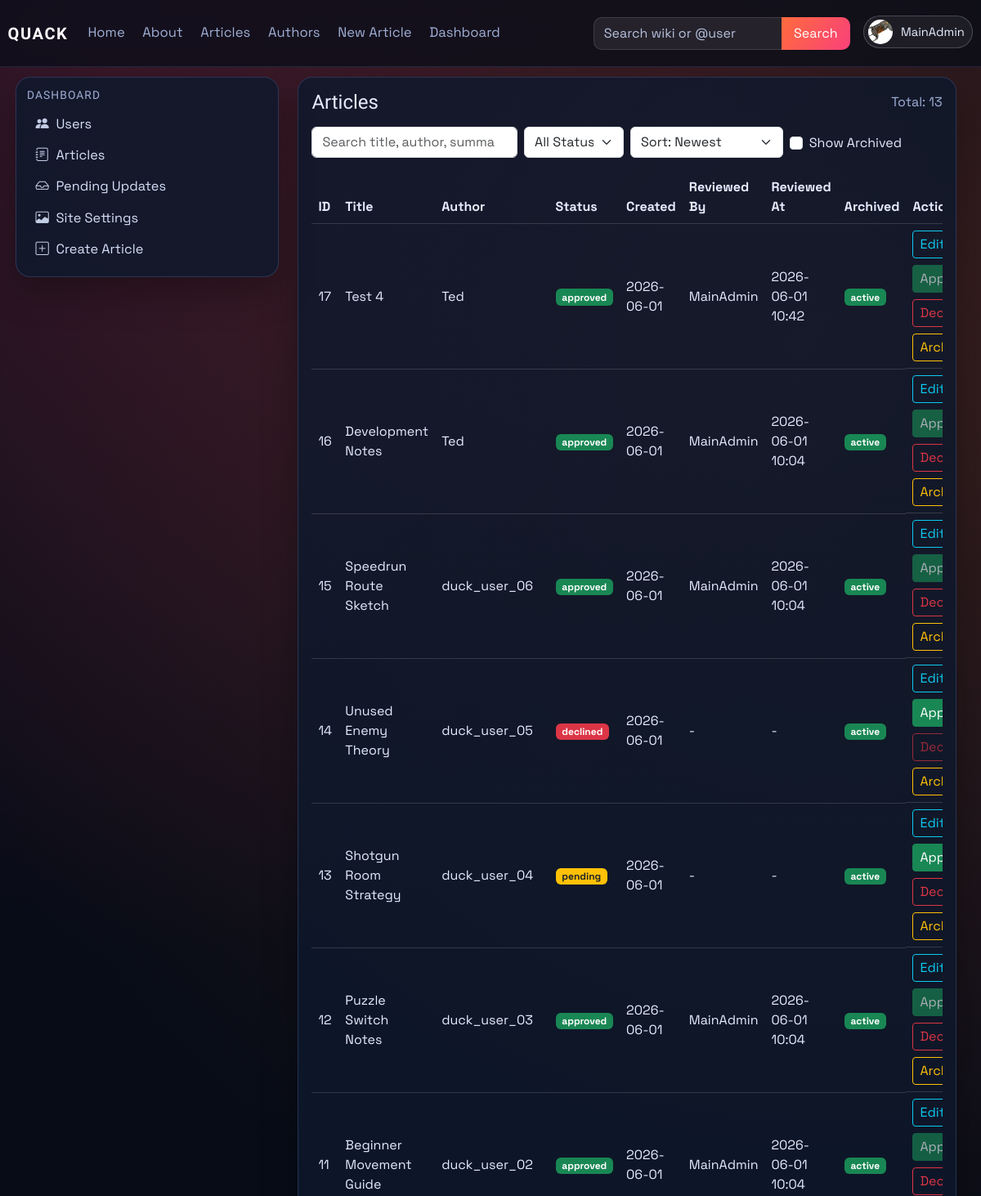
/dashboard/articles (signed in, upper part), run on an earlier commit of the app's database.
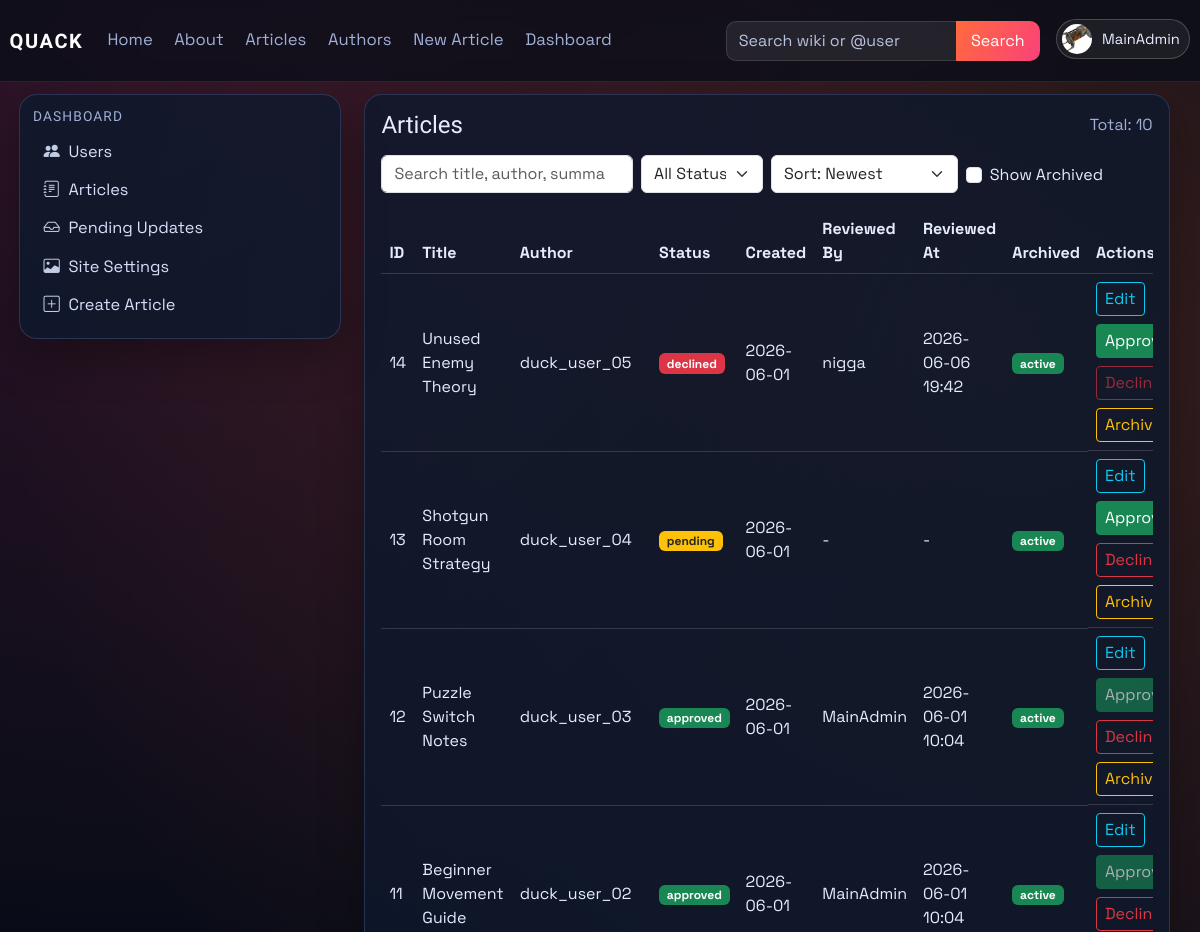
And on a later commit of the database.
### models.py (models this page shows, shortened)
class Article(db.Model):
    id = db.Column(db.Integer, primary_key=True)
    title = db.Column(db.String(120), unique=True, nullable=False)
    author = db.Column(db.String(120), nullable=False)
    created_at = db.Column(db.DateTime, default=datetime.utcnow)
    image_url = db.Column(db.String(120), default='default.png')
    summary = db.Column(db.Text)
    content = db.Column(db.Text, nullable=False)
    infobox_data = db.Column(db.Text, nullable=True)
    tags = db.Column(db.JSON, default=list)
    status = db.Column(db.String(20), default='pending', nullable=False)
    approved_by = db.Column(db.String(120), nullable=True)
    approved_at = db.Column(db.DateTime, nullable=True)
    is_archived = db.Column(db.Boolean, default=False, nullable=False)
    archived_at = db.Column(db.DateTime, nullable=True)

class User(db.Model, UserMixin):
    id = db.Column(db.Integer, primary_key=True)
    username = db.Column(db.String(120), unique=True, nullable=False)
    email = db.Column(db.String(120), unique=True, nullable=False)
    password_hash = db.Column(db.String(128), nullable=False)
    profile_image_url = db.Column(db.String(120), nullable=True)
    public_display_name = db.Column(db.String(80), nullable=True)
    public_bio = db.Column(db.Text, nullable=True)
    created_at = db.Column(db.DateTime, default=datetime.utcnow)
    role = db.Column(db.String(30), default='user')
    is_archived = db.Column(db.Boolean, default=False, nullable=False)
    archived_at = db.Column(db.DateTime, nullable=True)

### main.py (the view)
@app.route('/dashboard/articles')
@role_required(['admin', 'writer'])
def dashboard_articles():
    search = (request.args.get('q') or '').strip()
    status_filter = (request.args.get('status') or 'all').strip().lower()
    show_archived = request.args.get('show_archived') == '1'
    sort = (request.args.get('sort') or 'newest').strip().lower()
    query = Article.query
    if not show_archived:
        query = query.filter(Article.is_archived.is_(False))
    if status_filter in {'pending', 'approved', 'declined'}:
        query = query.filter(Article.status == status_filter)
    sort_map = {
        'newest': Article.created_at.desc(),
        'oldest': Article.created_at.asc(),
        'title_az': Article.title.asc(),
        'title_za': Article.title.desc(),
        'status_az': Article.status.asc(),
        'status_za': Article.status.desc(),
    }
    articles = query.order_by(sort_map.get(sort, Article.created_at.desc())).all()
    if search:
        articles = [article_obj for article_obj in articles if article_matches_search(article_obj, search)]
    article_links = {article_obj.id: article_public_url(article_obj) for article_obj in articles}
    author_users = active_users_by_username(article_obj.author for article_obj in articles)
    return render_template(
        'dashboard_articles.html',
        articles=articles,
        article_links=article_links,
        author_users=author_users,
        search=search,
        status_filter=status_filter,
        show_archived=show_archived,
        sort=sort,
    )

### main.py (called while the page is built)
def get_site_settings():
    settings = SiteSettings.query.get(1)
    if not settings:
        settings = SiteSettings(id=1)
        db.session.add(settings)
        db.session.commit()
    return settings

@app.context_processor
def inject_site_settings():
    return {'site_settings': get_site_settings()}

@login_manager.user_loader
def load_user(user_id):
    user = User.query.get(int(user_id))
    if user and user.is_archived:
        return None
    return user

def role_required(role_names: list):
    def decorator(func):
        @wraps(func)
        @login_required
        def wrapper(*args, **kwargs):
            if current_user.role not in role_names:
                abort(403)
            return func(*args, **kwargs)
        return wrapper
    return decorator

def article_public_url(article_obj: Article) -> str:
    if article_has_tag(article_obj, static_page_tag('about-us')):
        return url_for('about')
    return url_for('article', article_title=article_obj.title)

def normalize_identity(value: str) -> str:
    ascii_value = unicodedata.normalize('NFKD', value or '').encode('ascii', 'ignore').decode('ascii')
    return re.sub(r'[^a-z0-9]+', '', ascii_value.lower())

### templates/dashboard_articles.html (shortened to what the changed rows need)
{% extends "_base.html" %}
{% block content %}
<div class="container-fluid px-0">
    <section id="articles-section" class="card p-3">
        <div class="d-flex justify-content-between align-items-center mb-3">
            <h4 class="mb-0">Articles</h4>
            <span class="text-muted">Total: {{ articles|length }}</span>
        </div>
        <div class="table-responsive">
            <table class="table table-hover align-middle">
                <thead>
                    <tr>
                        <th>ID</th>
                        <th>Title</th>
                        <th>Author</th>
                        <th>Status</th>
                        <th>Created</th>
                        <th>Reviewed By</th>
                        <th>Reviewed At</th>
                        <th>Archived</th>
                        {% if current_user.role in ['admin', 'writer'] %}
                        <th>Actions</th>
                        {% endif %}
                    </tr>
                </thead>
                <tbody>
                    {% for article in articles %}
                    <tr>
                        <td>{{ article.id }}</td>
                        <td>
                            <a href="{{ article_links[article.id] }}">{{ article.title }}</a>
                        </td>
                        <td>
                            {% set author_user = author_users.get(article.author) %}
                            {% if author_user %}
                            <a href="{{ url_for('public_profile', username=author_user.username) }}">{{ author_user.public_display_name or author_user.username }}</a>
                            {% else %}
                            {{ article.author }}
                            {% endif %}
                        </td>
                        <td>
                            {% if article.status == 'approved' %}
                            <span class="badge bg-success">approved</span>
                            {% elif article.status == 'declined' %}
                            <span class="badge bg-danger">declined</span>
                            {% else %}
                            <span class="badge bg-warning text-dark">pending</span>
                            {% endif %}
                        </td>
                        <td>{{ article.created_at.strftime('%Y-%m-%d') if article.created_at else '-' }}</td>
                        <td>{{ article.approved_by or '-' }}</td>
                        <td>{{ article.approved_at.strftime('%Y-%m-%d %H:%M') if article.approved_at else '-' }}</td>
                        <td>
                            {% if article.is_archived %}
                            <span class="badge bg-secondary">archived</span>
                            {% else %}
                            <span class="badge bg-success">active</span>
                            {% endif %}
                        </td>
                        {% if current_user.role == 'admin' %}
                        <td class="d-flex gap-2 flex-wrap">
                            <a href="{{ url_for('edit_article', article_id=article.id) }}" class="btn btn-outline-info btn-sm">Edit</a>
                            <form method="POST" action="{{ url_for('approve', article_id=article.id) }}">
                                <button type="submit" class="btn btn-success btn-sm" {% if article.status == 'approved' or article.is_archived %}disabled{% endif %}>Approve</button>
                            </form>
                            <form method="POST" action="{{ url_for('decline', article_id=article.id) }}">
                                <button type="submit" class="btn btn-outline-danger btn-sm" {% if article.status == 'declined' or article.is_archived %}disabled{% endif %}>Decline</button>
                            </form>
                            <form method="POST" action="{{ url_for('toggle_archive_article', article_id=article.id) }}">
                                <button type="submit" class="btn btn-outline-warning btn-sm">{% if article.is_archived %}Restore{% else %}Archive{% endif %}</button>
                            </form>
                        </td>
                        {% elif current_user.role == 'writer' %}
                        <td>
                            <a href="{{ url_for('edit_article', article_id=article.id) }}" class="btn btn-outline-info btn-sm">Edit</a>
                        </td>
                        {% endif %}
                    </tr>
                    {% endfor %}
                </tbody>
            </table>
        </div>
    </section>
</div>
{% endblock %}

### templates/partials/navbar.html (shortened to what this page needs)
{% from "partials/tag_link.html" import tag_article_link %}
<nav class="navbar navbar-expand-lg main-nav">
    <div class="container-fluid nav-wrap">
        <a class="navbar-brand brand-mark" href="{{ url_for('index') }}">QUACK</a>
        <div class="collapse navbar-collapse" id="navbarNav">
            <ul class="navbar-nav me-auto nav-links">
                <li class="nav-item"><a class="nav-link" href="{{ url_for('index') }}">Home</a></li>
                <li class="nav-item">{{ tag_article_link('about-us', 'About', class_name='nav-link') }}</li>
                <li class="nav-item"><a class="nav-link" href="{{ url_for('articles') }}">Articles</a></li>
                <li class="nav-item"><a class="nav-link" href="{{ url_for('authors') }}">Authors</a></li>
                <li class="nav-item"><a class="nav-link" href="{{ url_for('create_article') }}">New Article</a></li>
                {% if current_user.is_authenticated and current_user.role == "admin" %}
                <li class="nav-item"><a class="nav-link" href="{{ url_for('dashboard_users') }}">Dashboard</a></li>
                {% elif current_user.is_authenticated and current_user.role == "writer" %}
                <li class="nav-item"><a class="nav-link" href="{{ url_for('dashboard_articles') }}">Articles</a></li>
                {% endif %}
            </ul>
            <ul class="navbar-nav ms-auto align-items-lg-center nav-tools">
                <li class="nav-item nav-search-wrap">
                    <form class="nav-search" method="GET" action="{{ url_for('site_search') }}">
                        {% set nav_query = request.args.get('q', '') %}
                        {% if request.endpoint == 'authors' and request.args.get('all') == '1' and nav_query %}
                            {% set nav_query = '@' ~ nav_query %}
                        {% elif request.endpoint not in ['articles', 'authors'] %}
                            {% set nav_query = '' %}
                        {% endif %}
                        <input class="form-control" type="search" name="q" value="{{ nav_query }}" placeholder="Search wiki or @user">
                        <button class="btn btn-brand" type="submit">Search</button>
                    </form>
                </li>
                {% if current_user.is_authenticated %}
                <li class="nav-item dropdown ms-lg-3">
                    <a class="profile-trigger" href="#" role="button" data-bs-toggle="dropdown" aria-expanded="false">
                        {% if current_user.profile_image_url %}
                        <img class="profile-avatar profile-avatar-img" src="{{ url_for('static', filename='img/' ~ current_user.profile_image_url) }}" alt="{{ current_user.username }} profile picture">
                        {% else %}
                        <span class="profile-avatar">{{ current_user.username[0]|upper }}</span>
                        {% endif %}
                        <span class="profile-name">{{ current_user.username }}</span>
                    </a>
                </li>
                {% else %}
                <li class="nav-item ms-lg-3">
                    <a class="btn btn-outline-light nav-login-btn" href="{{ url_for('login') }}">Login</a>
                </li>
                {% endif %}
            </ul>
        </div>
    </div>
</nav>

What changed in the data, as far as the page shows it:
no longer on this page (row edited): Article: id "17", title "Test 4", {{ author_user.public_display_name or author_user.username }} "Ted", status "approved", created_at "2026-06-01", approved_by "MainAdmin", approved_at "2026-06-01 10:42", is_archived "active"
no longer on this page (row edited): Article: id "16", title "Development Notes", {{ author_user.public_display_name or author_user.username }} "Ted", status "approved", created_at "2026-06-01", approved_by "MainAdmin", approved_at "2026-06-01 10:04", is_archived "active"
no longer on this page (row edited): Article: id "15", title "Speedrun Route Sketch", status "approved", created_at "2026-06-01", approved_by "MainAdmin", approved_at "2026-06-01 10:04", is_archived "active"
no longer on this page (row unchanged): User: public_display_name+username "duck_user_06"
changed Article "Unused Enemy Theory": approved_by "-" → "nigga"; approved_at "-" → "2026-06-06 19:42"
Also different on the page:
{{ articles|length }}: "13" → "10"
